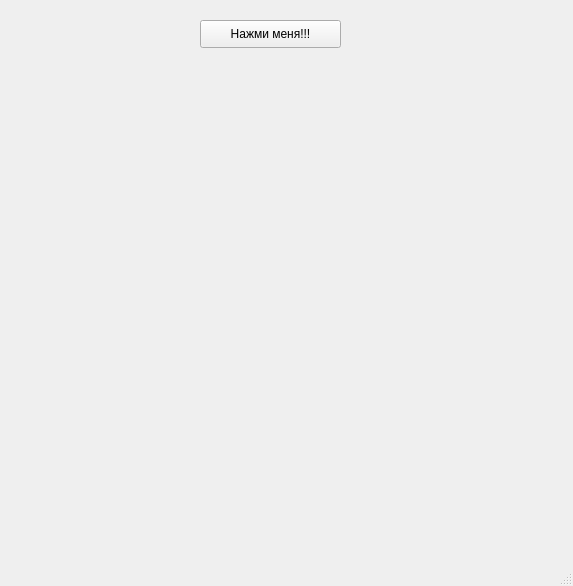
<?xml version="1.0" encoding="UTF-8"?>
<ui version="4.0">
 <class>MainWindow</class>
 <widget class="QMainWindow" name="MainWindow">
  <property name="geometry">
   <rect>
    <x>0</x>
    <y>0</y>
    <width>573</width>
    <height>586</height>
   </rect>
  </property>
  <property name="windowTitle">
   <string>MainWindow</string>
  </property>
  <widget class="QWidget" name="centralwidget">
   <widget class="QPushButton" name="pushButton">
    <property name="geometry">
     <rect>
      <x>200</x>
      <y>20</y>
      <width>141</width>
      <height>28</height>
     </rect>
    </property>
    <property name="text">
     <string>Нажми меня!!!</string>
    </property>
   </widget>
  </widget>
  <widget class="QMenuBar" name="menubar">
   <property name="geometry">
    <rect>
     <x>0</x>
     <y>0</y>
     <width>573</width>
     <height>26</height>
    </rect>
   </property>
  </widget>
  <widget class="QStatusBar" name="statusbar"/>
 </widget>
 <resources/>
 <connections/>
</ui>
